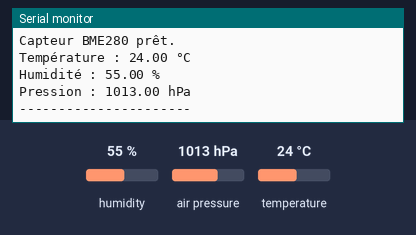
Bench run of a sketch on a simulated Arduino Uno, built with avr-gcc and run on an emulated ATmega328P. Parts: the last lines printed to the serial monitor. The inputs (shaded band) are chosen by the test bench; at power-on: humidity 55 %, air pressure 1013 hPa, temperature 24 °C.

Above: at 2.2 s.
2.3 s: humidity set to 22 %
At 5.3 s:
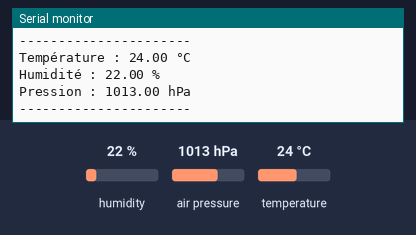
6.1 s: air pressure set to 952 hPa
At 7.8 s:
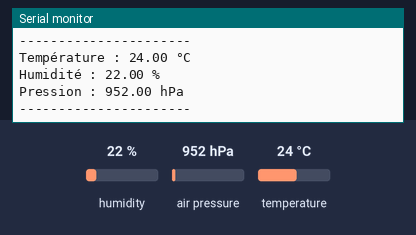

Measured:
- after the input at 2.3 s, the serial monitor: prints a new line after 1.7 s (image 1)
- after the input at 6.1 s, the serial monitor: prints a new line after 0.92 s (image 2)

The sketch:

03_bme280_read.ino
```cpp
// 03_bme280_read.ino
// Lecture du capteur BME280 (température, humidité, pression)

#include <Wire.h>
#include <Adafruit_Sensor.h>
#include <Adafruit_BME280.h>

Adafruit_BME280 bme;

void setup() {
  Serial.begin(115200);
  delay(1000);

  if (!bme.begin(0x76)) {
    Serial.println("Erreur : capteur BME280 non détecté.");
    while (true);
  }

  Serial.println("Capteur BME280 prêt.");
}

void loop() {
  Serial.print("Température : ");
  Serial.print(bme.readTemperature());
  Serial.println(" °C");

  Serial.print("Humidité : ");
  Serial.print(bme.readHumidity());
  Serial.println(" %");

  Serial.print("Pression : ");
  Serial.print(bme.readPressure() / 100.0F);
  Serial.println(" hPa");

  Serial.println("----------------------");
  delay(3000);
}
```
